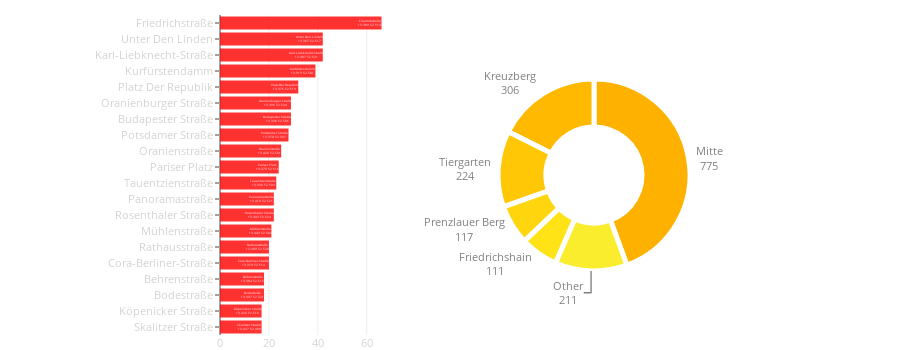

Notebook source saved alongside this figure:
### Code cell
street_area_combine(city_data)

### Figure 1 — Plotly figure (JSON) as saved in the notebook; plotly's stock layout.template omitted (floating-point values rounded to 4 significant figures)
{"data": [{"hoverinfo": "text", "marker": {"color": "red"}, "opacity": 0.8, "orientation": "h", "showlegend": false, "text": ["Friedrichstraße<br>13.389 52.514", "Unter Den Linden<br>13.387 52.517", "Karl-Liebknecht-Straße<br>13.407 52.521", "Kurfürstendamm<br>13.313 52.501", "Platz Der Republik<br>13.376 52.519", "Oranienburger Straße<br>13.396 52.524", "Budapester Straße<br>13.338 52.506", "Potsdamer Straße<br>13.370 52.507", "Oranienstraße<br>13.420 52.501", "Pariser Platz<br>13.379 52.516", "Tauentzienstraße<br>13.339 52.503", "Panoramastraße<br>13.410 52.521", "Rosenthaler Straße<br>13.403 52.524", "Mühlenstraße<br>13.443 52.504", "Rathausstraße<br>13.409 52.520", "Cora-Berliner-Straße<br>13.379 52.514", "Behrenstraße<br>13.384 52.515", "Bodestraße<br>13.397 52.521", "Köpenicker Straße<br>13.420 52.510", "Skalitzer Straße<br>13.427 52.499"], "type": "bar", "uid": "fdc5588c-4a5c-11e9-a411-3c15c2cf2370", "x": [66, 42, 42, 39, 32, 29, 29, 28, 25, 24, 23, 22, 22, 21, 20, 20, 18, 18, 17, 17], "y": ["Friedrichstraße", "Unter Den Linden", "Karl-Liebknecht-Straße", "Kurfürstendamm", "Platz Der Republik", "Oranienburger Straße", "Budapester Straße", "Potsdamer Straße", "Oranienstraße", "Pariser Platz", "Tauentzienstraße", "Panoramastraße", "Rosenthaler Straße", "Mühlenstraße", "Rathausstraße", "Cora-Berliner-Straße", "Behrenstraße", "Bodestraße", "Köpenicker Straße", "Skalitzer Straße"]}, {"domain": {"x": [0.1, 1], "y": [0.2, 0.8]}, "hole": 0.5, "hoverinfo": "label+percent+value", "labels": ["Mitte", "Kreuzberg", "Tiergarten", "Prenzlauer Berg", "Friedrichshain", "Other"], "marker": {"colors": ["#ffb100", "#ffba00", "#ffc706", "#ffd50e", "#ffe317", "#faed2d"], "line": {"color": "white", "width": 5}}, "sort": false, "textfont": {"color": "grey", "size": 11}, "textinfo": "label+value", "textposition": "outside", "type": "pie", "uid": "fdc55b5e-4a5c-11e9-bd99-3c15c2cf2370", "values": [775, 306, 224, 117, 111, 211]}], "layout": {"height": 350, "hovermode": "closest", "margin": {"b": 15, "l": 220, "r": 0, "t": 15}, "showlegend": false, "width": 900, "xaxis": {"domain": [0, 0.25], "tickfont": {"color": "lightgrey", "size": 11}}, "yaxis": {"autorange": "reversed", "domain": [0, 1], "tickfont": {"color": "lightgrey", "size": 11}, "ticklen": 4}}}
